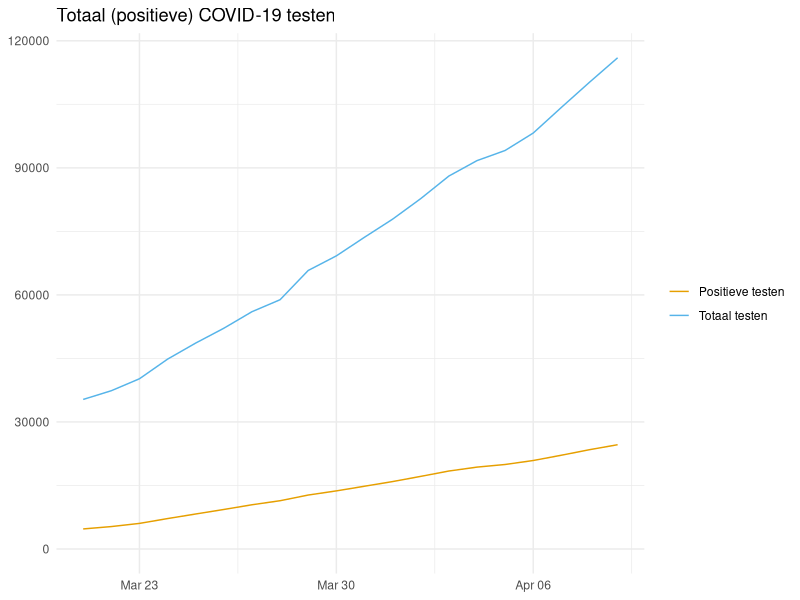

The R source for this figure: (Note: this script raises an error after producing the figure.)
library(tidyverse)
library(cowplot)
library(glue)
library(lubridate)
dir.create("plots")

##############################
##### MISCELLANEOUS DATA ##### 
##############################

# Tests: totaal (positive) tests
read_csv("data/rivm_NL_covid19_tests.csv") %>%
  group_by(Datum, Type) %>%
  summarise(Aantal = max(Aantal)) %>%
  mutate(
    Type = if_else(Type == "Totaal", "Totaal testen", "Positieve testen")
  ) %>%
  ggplot(aes(x = Datum, y = Aantal, colour = Type)) +
  geom_line() +
  theme_minimal() +
  theme(axis.title.x=element_blank(),
        axis.title.y=element_blank(),
        legend.pos = "bottom",
        legend.title = element_blank()) +
  scale_color_manual(values=c("#E69F00", "#56B4E9", "#999999")) +
  scale_y_continuous(limits=c(0, NA)) +
  ggtitle("Totaal (positieve) COVID-19 testen") +
  ggsave("plots/overview_plot_tests.png", width = 5.5, height=4)

# Tests: Toename (positieve) testen
read_csv("data/rivm_NL_covid19_tests.csv") %>%
  group_by(Datum, Type) %>%
  summarise(Aantal = max(Aantal)) %>%
  ungroup() %>%
  pivot_wider(names_from = Type, values_from = Aantal) %>%
  mutate(
    `Positieve testen` = Positief - lag(Positief),
    `Totaal testen` = Totaal - lag(Totaal),
  ) %>%
  pivot_longer(c("Totaal testen", "Positieve testen"), names_to = "Type", values_to="Aantal", values_drop_na=T) %>%
  ggplot(aes(x = Datum, y = Aantal, colour = Type)) +
  geom_line() +
  scale_y_continuous(limits=c(0, NA)) +
  theme_minimal() +
  theme(axis.title.x=element_blank(),
        axis.title.y=element_blank(),
        legend.pos = "bottom",
        legend.title = element_blank()) +
  scale_color_manual(values=c("#E69F00", "#56B4E9", "#999999")) +
  ggtitle("Toename (positieve) COVID-19 testen") +
  ggsave("plots/overview_plot_tests_diff.png", width = 5.5, height=4)
